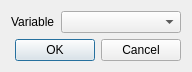
<?xml version="1.0" encoding="UTF-8"?>
<ui version="4.0">
 <class>Dialog</class>
 <widget class="QDialog" name="Dialog">
  <property name="geometry">
   <rect>
    <x>0</x>
    <y>0</y>
    <width>184</width>
    <height>71</height>
   </rect>
  </property>
  <property name="windowTitle">
   <string>Group</string>
  </property>
  <layout class="QGridLayout" name="gridLayout">
   <item row="0" column="0">
    <layout class="QHBoxLayout" name="horizontalLayout">
     <item>
      <widget class="QLabel" name="label">
       <property name="text">
        <string>Variable</string>
       </property>
      </widget>
     </item>
     <item>
      <widget class="QComboBox" name="comboBox">
       <property name="minimumSize">
        <size>
         <width>120</width>
         <height>0</height>
        </size>
       </property>
       <property name="maximumSize">
        <size>
         <width>120</width>
         <height>16777215</height>
        </size>
       </property>
      </widget>
     </item>
    </layout>
   </item>
   <item row="1" column="0">
    <widget class="QDialogButtonBox" name="buttonBox">
     <property name="orientation">
      <enum>Qt::Horizontal</enum>
     </property>
     <property name="standardButtons">
      <set>QDialogButtonBox::Cancel|QDialogButtonBox::Ok</set>
     </property>
    </widget>
   </item>
  </layout>
 </widget>
 <resources/>
 <connections>
  <connection>
   <sender>buttonBox</sender>
   <signal>accepted()</signal>
   <receiver>Dialog</receiver>
   <slot>accept()</slot>
   <hints>
    <hint type="sourcelabel">
     <x>248</x>
     <y>254</y>
    </hint>
    <hint type="destinationlabel">
     <x>157</x>
     <y>274</y>
    </hint>
   </hints>
  </connection>
  <connection>
   <sender>buttonBox</sender>
   <signal>rejected()</signal>
   <receiver>Dialog</receiver>
   <slot>reject()</slot>
   <hints>
    <hint type="sourcelabel">
     <x>316</x>
     <y>260</y>
    </hint>
    <hint type="destinationlabel">
     <x>286</x>
     <y>274</y>
    </hint>
   </hints>
  </connection>
 </connections>
</ui>
